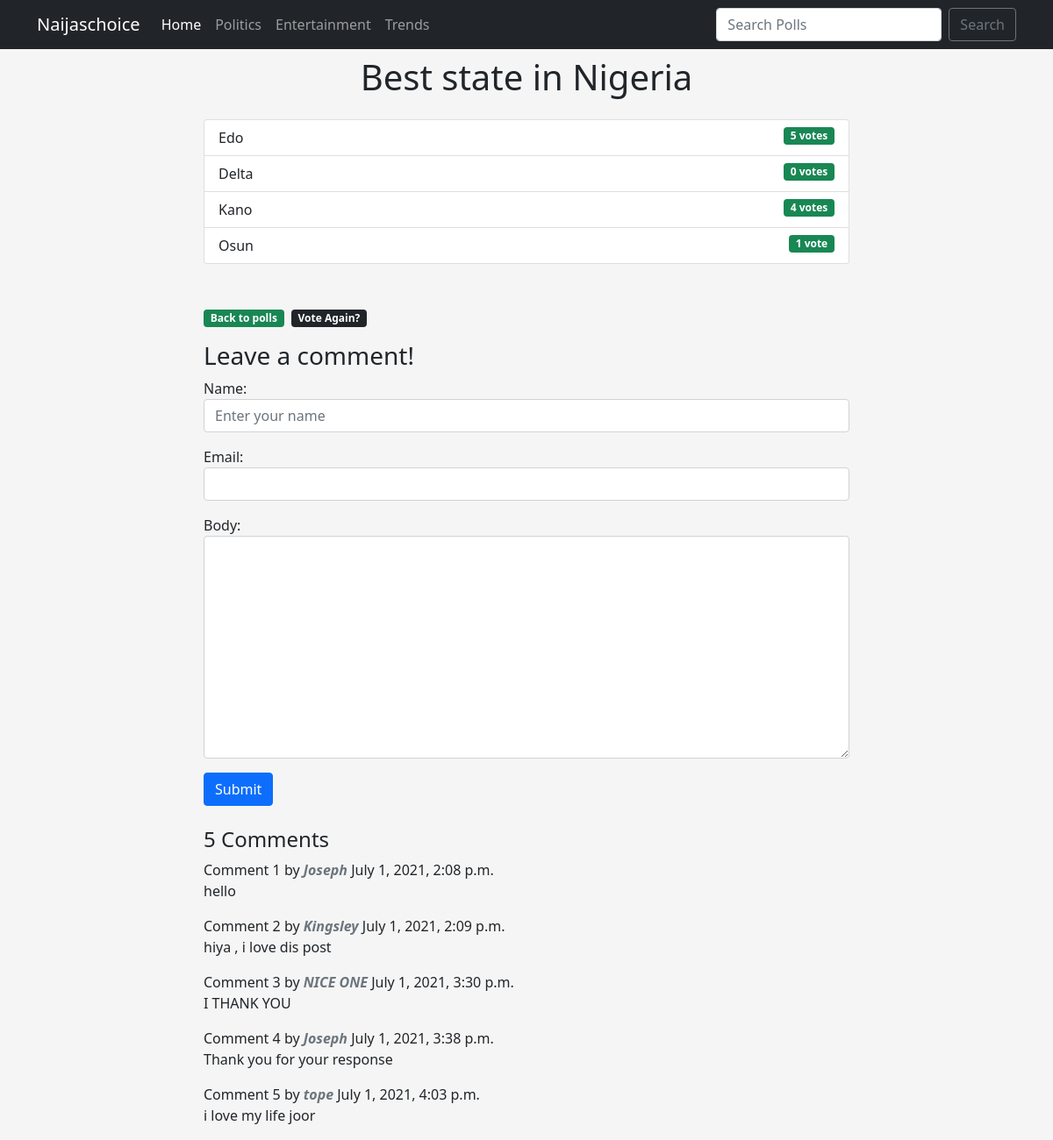
Before: /2/results/ with the older database file.
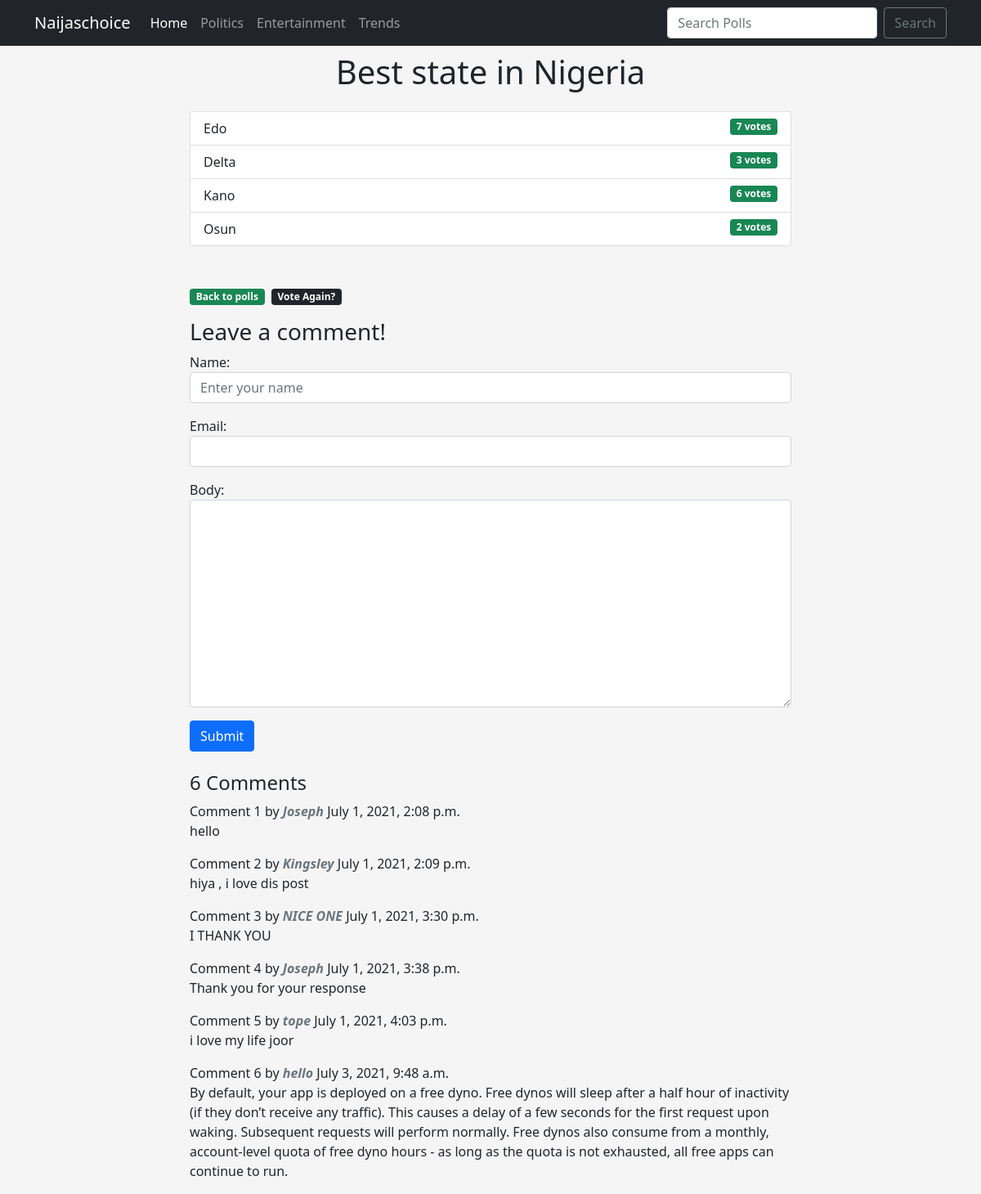
After: the same page with the newer database file.
### polls/models.py (models this page shows, shortened)
class Question(models.Model):
    question_title = models.CharField(max_length=200, blank=False)
    pub_date = models.DateTimeField('date published')
    slug_field = models.CharField(max_length=100, blank=False)
    tags = TaggableManager()

class Choice(models.Model):
    question = models.ForeignKey(Question, on_delete=models.CASCADE)
    choice_text = models.CharField(max_length=200)
    votes = models.IntegerField(default=0)

class Comments(models.Model):
    question = models.ForeignKey(
        Question, on_delete=models.CASCADE, related_name='comments')
    name = models.CharField(max_length=80)
    email = models.EmailField()
    body = models.TextField()
    created_on = models.DateTimeField(auto_now_add=True)
    active = models.BooleanField(default=False)
    class Meta:
        ordering = ['created_on']

### polls/views.py (the view)
# urls.py: path('<int:question_id>/results/', views.results, name='results'),
def results(request, question_id):
    question = get_object_or_404(Question, pk=question_id)
    comments = question.comments.filter(active=True)
    new_comment = None
    if request.method == 'POST':
        form = CommentForm(data=request.POST)
        if form.is_valid():
            new_comment = form.save(commit=False)
            new_comment.question = question
            new_comment.save()
    else:
        form = CommentForm()
    return render(request, 'polls/results.html', {'question': question,
                                                  'form': form, 'new_comment': new_comment, 'comments': comments})

### polls/forms.py
class CommentForm(forms.ModelForm):
    name = forms.CharField(widget=forms.TextInput(
        attrs={'class': 'form-control', 'placeholder': 'Enter your name'}))
    email = forms.EmailField(widget=forms.TextInput(
        attrs={'class': 'form-control'}))
    body = forms.CharField(widget=forms.Textarea(
        attrs={'class': 'form-control'}))
    class Meta:
        model = Comments
        fields = ('name', 'email', 'body')

### templates/polls/results.html (shortened to what this page needs)
{% extends 'base.html' %}
{% block content %}
<h1 class="mb-4 text-center mt-1">{{ question.question_title}}</h1>
<ul class="list-group mb-5">
    {% for choice in question.choice_set.all %}
    <li class="list-group-item">
        {{choice.choice_text}} <span class="badge bg-success float-end">
            {{ choice.votes }} vote{{ choice.votes |pluralize }}
        </span>
    </li>
    {% endfor %}
</ul>
<div class="row">
    <div class="share-col m-auto col-sm-12 col-md-6 justify-content-sm-start gap-2 mt-1">
        <a class="badge bg-success text-decoration-none" href="{% url 'index' %}">Back to polls</a>
        <a class="badge bg-dark text-decoration-none" href="{% url 'detail' question.id%}">Vote Again? </a>
    </div>
        {% load social_share %}
</div>
<div class="mb-4  mt-3">
    <div>
        {% if new_comment %}
        <div class="alert alert-success" role="alert">
            Your comment is awaiting moderation
        </div>
        {% else %}
        <h3>Leave a comment!</h3>
        <form method="POST" class="form-group">
            {{ form.as_p }}
            <button type="submit" class="btn btn-primary" value="Post a reply">Submit</button>
        </form>
        {% endif %}
    </div>
</div>
<div class="mt-4">
    <h4 >
        {{ question.comments.count }} Comment{{ question.comments.count |pluralize }}
    </h4>
</div>
{% for question in question.comments.all %}
<div class="comments">
    <div>
        Comment {{ forloop.counter }} by <span class="text-muted fw-bold fst-italic">{{ question.name }}</span>
        <span class="fw-lighter">{{ question.created_on }}</span>
    </div>
       <p>{{ question.body  }}</p>
</div>
{% endfor %}
</div>
</div>
</div>
{% endblock %}

### templates/base.html (shortened to what this page needs)
{% load static %}
<!doctype html>
<html lang="en">
<head>
    <link href="https://cdn.jsdelivr.net/npm/bootstrap@5.0.2/dist/css/bootstrap.min.css" rel="stylesheet"
>
    <link rel="stylesheet" href="{% static 'css/polls.css'%}">
</head>
<body>
    <nav class="navbar navbar-expand-lg navbar-dark bg-dark fixed-top mb-5">
        <div class="container m-auto">
            <a class="navbar-brand" href="{% url 'index' %}">Naijaschoice</a>
            <div class="collapse navbar-collapse" id="navbarSupportedContent">
                <ul class="navbar-nav me-auto mb-2 mb-lg-0">
                    <li class="nav-item">
                        <a class="nav-link active" aria-current="page" href="{% url 'index' %}">Home</a>
                    </li>
                    <li class="nav-item">
                        <a class="nav-link" href="#">Politics</a>
                    </li>
                    <li class="nav-item">
                        <a class="nav-link" href="#">Entertainment</a>
                    </li>
                    <li class="nav-item">
                        <a class="nav-link" href="#">Trends</a>
                    </li>
                </ul>
                <form class="d-flex" action="{% url 'search-polls' %}" method="POST" >
                    <input class="form-control me-2" type="search" placeholder="Search Polls" aria-label="Search" name="searched">
                    <button class="btn btn-outline-secondary" type="submit">Search</button>
                </form>
            </div>
        </div>
    </nav>
    <div class="container mt-5">
        <div class="row mt-5">
            <div class="col-sm-8  m-auto">
                {% block content %}
                {% endblock %}
</body>
</html>

### staticfiles/css/polls.css (style rules this page uses)
body { background: whitesmoke; }
.share-col { display: flex; justify-content: center; }

Changed rows visible on the page:
computed for Question "Best state in Nigeria": comments.count "5" → "6"
changed Choice "Edo": votes "5" → "7"
changed Choice "Delta": votes "0" → "3"
changed Choice "Kano": votes "4" → "6"
changed Choice "Osun": votes "1" → "2"
added Comments: name "hello", created_on "July 3, 2021, 9:48 a.m.", body "By default, your app is deployed on a free dyno. Free dynos will sleep after a half hour of inactivity (if they don’t receive any traffic). This causes a delay of a few seconds for the first request upon waking. Subsequent requests will perform normally. Free dynos also consume from a monthly, account-level quota of free dyno hours - as long as the quota is not exhausted, all free apps can continue to run."
